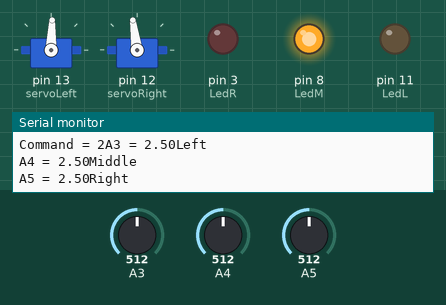
This sketch was run on a simulated Arduino Uno, built with avr-gcc and run on an emulated ATmega328P. On the bench: 2 × servo, output pins drawn as LEDs (lit = HIGH), the last lines printed to the serial monitor. The test bench sets the inputs (shaded band); at power-on: A3 = 512, A4 = 512, A5 = 512.

Above: at 1.8 s.
1.9 s: A3 set to 706
3.4 s: A3 set to 729
At 4.3 s:
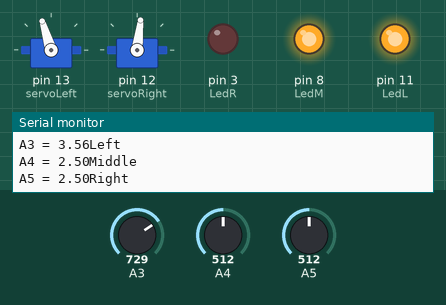
5.5 s: A4 set to 705
7.2 s: A4 set to 725
At 9.1 s:
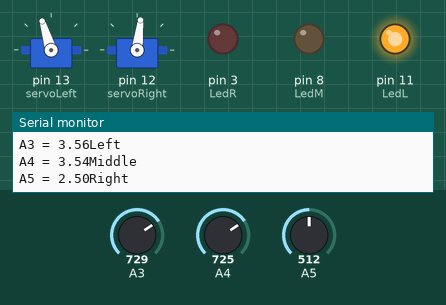
9.5 s: A5 set to 699
11.2 s: A5 set to 734
At 12.6 s:
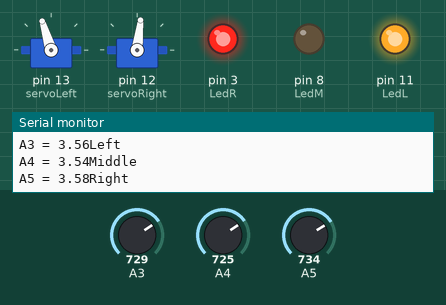
Timing chart, 0 to 14.2 s (numbered marks = the images above; inputs shaded):
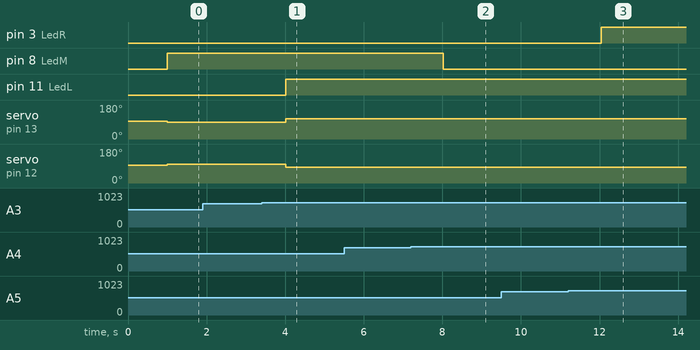

The sketch:

LineFollower_GridCode_MohammadTahaSiddiqui.ino
```cpp
#include <Servo.h>
String string;
bool boolState;
Servo servoLeft;
Servo servoRight;
int LedL=11;
int LedM=8;
int LedR=3;
int k = 0;
int flag = 0;
void confusion(int i);

void setup()
{
Serial.begin(9600);
servoLeft.attach(13);
servoRight.attach(12);
servoLeft.writeMicroseconds(1500);
servoRight.writeMicroseconds(1500);
pinMode(LedL,OUTPUT);
pinMode(LedR,OUTPUT);
pinMode(LedM,OUTPUT);
}

void loop()
{
int a[9] = {2,0,1,2,2,1,0,1,9};

Serial.print("A3 = ");
Serial.print(Left(A3));
Serial.println("Left");

Serial.print("A4 = ");
Serial.print(Middle(A4));
Serial.println("Middle");

Serial.print("A5 = ");
Serial.print(Right(A5));
Serial.println("Right");
delay(1000);


if (Left(A3) < 3.5)
{
digitalWrite(LedL,LOW);
}
else
  {
    digitalWrite(LedL,HIGH);
  }


if(Middle(A4) > 3.5)
{
digitalWrite(LedM,LOW);
    }
else
  {
    digitalWrite(LedM,HIGH);
  }

if(Right(A5) < 3.5)
{
digitalWrite(LedR,LOW);
}
else
  {
    digitalWrite(LedR,HIGH);
  }


if(Left(A3) < 3.5 && Right(A5) < 3.5 && Middle(A4) < 3.5){
  if(flag == 0){
confusion(a[k]);
Serial.print("Command = ");
Serial.print(a[k] );
k++;
flag =1;}
}

if(Middle(A4) < 3.5 && Right(A5) < 3.5 && Left(A3) > 3.5)
{
right();
}

if(Middle(A4) < 3.5 && Left(A3) < 3.5 && Right(A5) > 3.5)
{
left();

}
 if(Left(A3) > 3.5 && Right(A5) > 3.5 && Middle(A4) < 3.5)
{
forward();
    if (flag == 1)
      flag = 0;
}
}

void confusion(int i){
if((Left(A3) < 3.5 || Right(A5) < 3.5) && Middle(A4) < 3.5 && (i == 0))
{
  stop1();
right90();
}
if((Left(A3) < 3.5 || Right(A5) < 3.5) && Middle(A4) < 3.5 && (i == 1))
{
  stop1();
left90();
}
if((Left(A3) < 3.5 || Right(A5) < 3.5) && Middle(A4) < 3.5 && (i == 2))
{
  stop1();
forward();
}
if((Left(A3) < 3.5 || Right(A5) < 3.5) && Middle(A4) < 3.5 && (i == 3))
{
stop1();
delay(10000);
}
}

void left()
{
  servoLeft.writeMicroseconds(1650);
    servoRight.writeMicroseconds(1400);
}

void right()
{
  servoLeft.writeMicroseconds(1650);
    servoRight.writeMicroseconds(1400);
}

void forward()
{
  servoLeft.writeMicroseconds(1450);
  servoRight.writeMicroseconds(1550);
}

void left90()
{
  servoLeft.writeMicroseconds(1700);
    servoRight.writeMicroseconds(0);
}

void right90()
{

  servoLeft.writeMicroseconds(0);
    servoRight.writeMicroseconds(1700);
}

void stop1()
{
servoLeft.writeMicroseconds(1500);
    servoRight.writeMicroseconds(1500);

}

float Left(int A3)
{
return float(analogRead(A3)) * 5.0 / 1024.0;
}

float Middle(int A4)
{
return float(analogRead(A4)) * 5.0 / 1024.0;
}

float Right(int A5)
{
return float(analogRead(A5)) * 5.0 / 1024.0;
}
```

Measured:
- the behaviour switches between 716 and 717 on A3 (found by bisection; images 0 and 1)
- the behaviour switches between 716 and 717 on A4 (found by bisection; images 1 and 2)
- the behaviour switches between 716 and 717 on A5 (found by bisection; images 2 and 3)
- after the input at 3.4 s, pin 11 (LedL): LOW → HIGH after 0.61 s; servo on pin 13 (servoLeft): 88° → 107° after 0.62 s; servo on pin 12 (servoRight): 98° → 83° after 0.62 s
- after the input at 7.2 s, pin 8 (LedM): HIGH → LOW after 0.83 s
- after the input at 11.2 s, pin 3 (LedR): LOW → HIGH after 0.84 s
